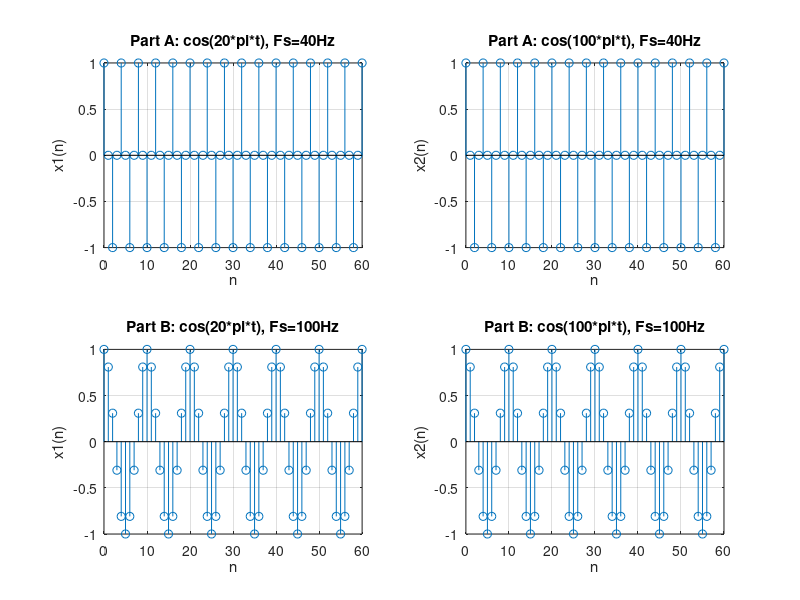

MATLAB code for this plot:
% author: Tyler Thompson
% date: 2/6/2019
% description: ECE4550 Matlab Assignment #1 Problem 1

clear;
close all;

n = 0:60;
Fsa = 40;
Fsb = 100;

ta = n/Fsa;
tb = n/Fsb;

f1a = cos(20*pi*ta);
f2a = cos(100*pi*ta);
f1b = cos(20*pi*tb);
f2b = cos(20*pi*tb);

figure(1)

% part A plots
subplot(2,2,1)
stem(n,f1a)
grid on
title('Part A: cos(20*pi*t), Fs=40Hz');
xlabel('n');
ylabel('x1(n)');

subplot(2,2,2)
stem(n,f2a)
grid on
title('Part A: cos(100*pi*t), Fs=40Hz');
xlabel('n');
ylabel('x2(n)');

% part B plots
subplot(2,2,3)
stem(n,f1b)
grid on
title('Part B: cos(20*pi*t), Fs=100Hz');
xlabel('n');
ylabel('x1(n)');

subplot(2,2,4)
stem(n,f2b)
grid on
title('Part B: cos(100*pi*t), Fs=100Hz');
xlabel('n');
ylabel('x2(n)')
